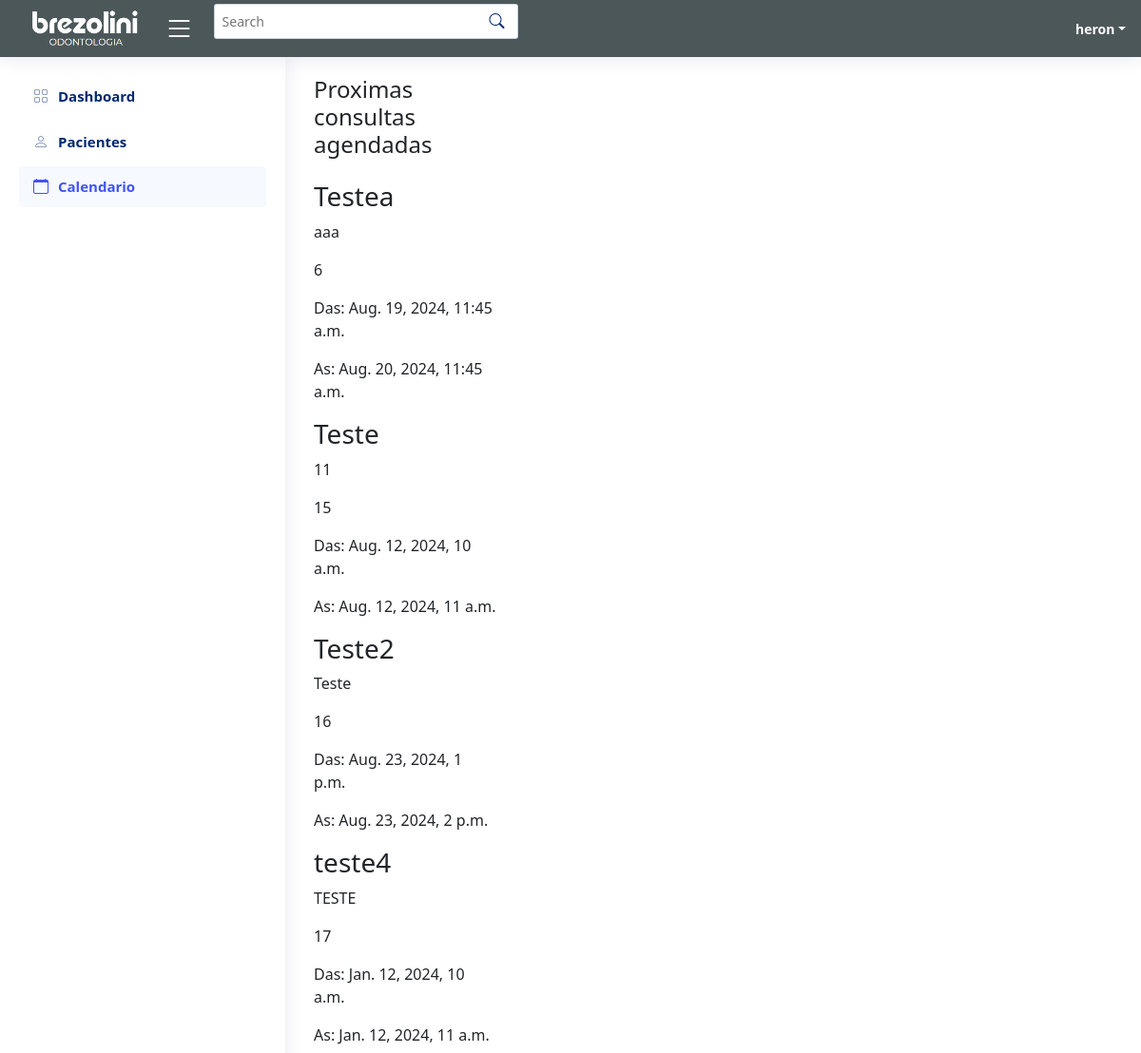
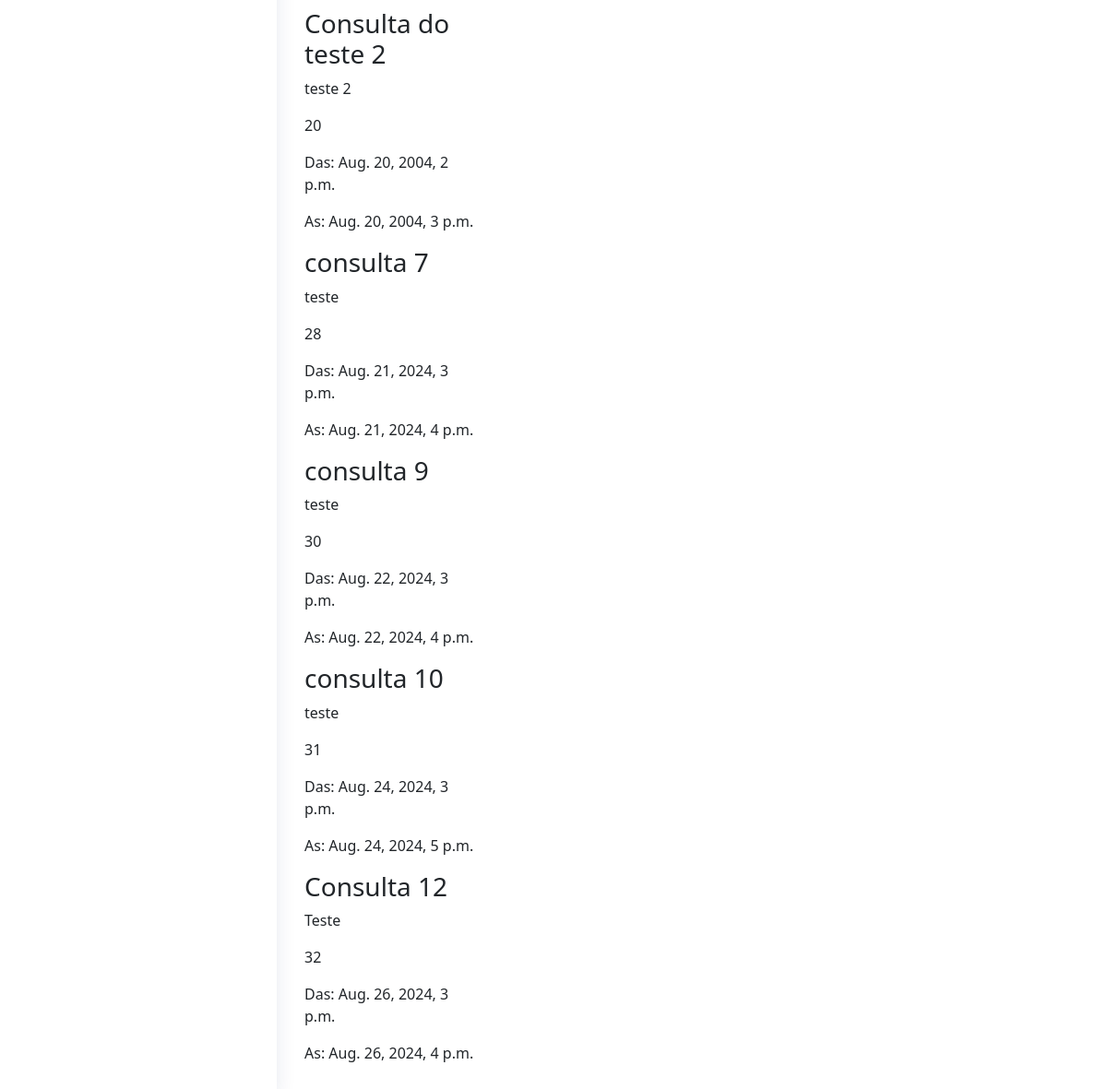
Screenshot of /calendario (signed in) with the database file from the repository (2 pictures, top to bottom).
### app/models.py (models this page shows, shortened)
class EventAbstract(models.Model):
    is_active = models.BooleanField(default=True)
    is_deleted = models.BooleanField(default=False)
    created_at = models.DateTimeField(auto_now_add=True)
    updated_at = models.DateTimeField(auto_now=True)
    class Meta:
        abstract = True

class Event(EventAbstract):
    user = models.ForeignKey(User, on_delete=models.CASCADE, related_name="events")
    title = models.CharField(max_length=200)
    description = models.TextField()
    start_time = models.DateTimeField()
    end_time = models.DateTimeField()
    paciente = models.ForeignKey(Paciente, on_delete=models.CASCADE, related_name="events", blank=True, null=True)
    objects = EventManager()

### app/views.py (the view, shortened to what this page needs)
# urls.py: path("calendario", views.CalendarViewNew.as_view(), name="calendario"),
class CalendarViewNew(LoginRequiredMixin, generic.View):
    login_url = "accounts:signin"
    template_name = "frontend/calendario.html"
    form_class = EventForm
    def get(self, request, *args, **kwargs):
        forms = self.form_class()
        events = Event.objects.all()
        events_month = Event.objects.all()
        pacientes=Paciente.objects.all()
        event_list = []
        for event in events:
            event_list.append(
                {   "id": event.id,
                    "title": event.title,
                    "start": event.start_time.strftime("%Y-%m-%dT%H:%M:%S"),
                    "end": event.end_time.strftime("%Y-%m-%dT%H:%M:%S"),
                    "description": event.description,
                }
            )
        context = {"form": forms, "events": event_list,
                   "events_month": events_month, "pacientes": pacientes}
        return render(request, self.template_name, context)

### app/templates/frontend/calendario.html (shortened to what this page needs)
<html lang="pt-br">
  {% load static %}
<head>
    <link rel="stylesheet" href="{% static "style.css" %}">
  <link href="{% static "vendor/bootstrap/css/bootstrap.min.css" %}" rel="stylesheet">
  <link href="{% static "vendor/bootstrap-icons/bootstrap-icons.css" %}" rel="stylesheet">
  <link href="{% static "vendor/boxicons/css/boxicons.min.css" %}" rel="stylesheet">
  <link href="{% static "vendor/quill/quill.snow.css" %}" rel="stylesheet">
  <link href="{% static "vendor/quill/quill.bubble.css" %}" rel="stylesheet">
  <link href="{% static "vendor/remixicon/remixicon.css" %}" rel="stylesheet">
  <link href="{% static "vendor/simple-datatables/style.css" %}" rel="stylesheet">
  <link href="{% static "css/style.css" %}" rel="stylesheet">
  <link rel="stylesheet" href="https://maxcdn.bootstrapcdn.com/bootstrap/4.0.0/css/bootstrap.min.css">
  <link rel="stylesheet" href="https://use.fontawesome.com/releases/v5.0.10/css/all.css">
  <link rel="stylesheet" type="text/css" href="{% static 'css/calender.css' %}">
  <link href="{% static 'calender/main.css' %}" rel="stylesheet" />
  <link href="https://cdn.jsdelivr.net/npm/bootstrap@5.0.2/dist/css/bootstrap.min.css" rel="stylesheet">
    <link rel="stylesheet" href="https://cdnjs.cloudflare.com/ajax/libs/fullcalendar/3.9.0/fullcalendar.css" />
    </head>
    <body>
      <header id="header" class="header fixed-top d-flex align-items-center" style="background-color:rgb(76, 87, 90);">
        <div class="d-flex align-items-center justify-content-between" >
          <a href="index" class="d-flex align-items-center">
            <img src="{% static "img/brezoliniodontologia.PNG" %}" height="50px">
          </a>
          <i class="bi bi-list toggle-sidebar-btn"></i>
        </div>
        <div class="search-bar">
          <form class="search-form d-flex align-items-center" method="POST" action="#">{% csrf_token %}
            <input type="text" name="query" placeholder="Search" title="Enter search keyword">
            <button type="submit" title="Search"><i class="bi bi-search"></i></button>
          </form>
        </div>
        <nav class="header-nav ms-auto">
          <ul class="d-flex align-items-center">
            <li class="nav-item dropdown pe-3">
              <a class="nav-link nav-profile d-flex align-items-center pe-0" href="#" data-bs-toggle="dropdown">
                <span class="d-none d-md-block dropdown-toggle ps-2" style="color: white;">{{ user.username }}</span>
              </a>
            </li>
          </ul>
        </nav>
      </header>
      <aside id="sidebar" class="sidebar">
        <ul class="sidebar-nav" id="sidebar-nav">
          <li class="nav-item">
            <a class="nav-link collapsed" href="index">
              <i class="bi bi-grid"></i>
              <span>Dashboard</span>
            </a>
          </li>
          <li class="nav-item">
            <a class="nav-link collapsed" href="pacientes">
              <i class="bi bi-person"></i>
              <span>Pacientes</span>
            </a>
          </li>
          <li class="nav-item">
            <a class="nav-link " href="calendario">
              <i class="bi bi-calendar"></i>
              <span>Calendario</span>
            </a>
          </li>
        </ul>
      </aside>
      <main id="main" class="main">
        <div class="row">
          <div class="col-md-12">
              <div class="tile row">
                  <div class="col-md-3">
                      <div id="external-events">
                          <h4 class="mb-4">Proximas consultas agendadas</h4>
                          {% for event in events_month %}
                            <div class="fc-event">
                                <h3>{{ event.title }}</h3>
                                <p>{{ event.description }}</p>
                                <p>{{event.id}}</p>
                                <p>Das: {{ event.start_time }}</p>
                                <p>As: {{ event.end_time }}</p>
                            </div>
                          {% empty %}
                            <p>Não há consultas agendadas</p>
                          {% endfor %}
                      </div>
                  </div>
                  <div class="col-md-9">
                  </div>
              </div>
          </div>
      </div>
      </main>
    </body>
    </html>

### app/static/style.css (style rules this page uses)
body { margin-top:20px; }

### app/static/css/style.css (style rules this page uses)
:root { scroll-behavior: smooth; }
body { font-family: "Open Sans", sans-serif; background: #f6f9ff; color: #444444; }
a { color: #4154f1; text-decoration: none; }
h1, h2, h3, h4, h5, h6 { font-family: "Nunito", sans-serif; }
#main { margin-top: 60px; padding: 20px 30px; transition: all 0.3s; }
.header { transition: all 0.5s; z-index: 997; height: 60px; box-shadow: 0px 2px 20px rgba(1, 41, 112, 0.1); background-color: #fff; padding-left: 20px; }
.header .toggle-sidebar-btn { font-size: 32px; padding-left: 10px; cursor: pointer; color: #ffffff; }
.header .search-bar { min-width: 360px; padding: 0 20px; }
.header .search-form { width: 100%; }
.header .search-form input { border: 0; font-size: 14px; color: #012970; border: 1px solid rgba(1, 41, 112, 0.2); padding: 7px 38px 7px 8px; border-radius: 3px; transition: 0.3s; width: 100%; }
.header .search-form button { border: 0; padding: 0; margin-left: -30px; background: none; }
.header .search-form button i { color: #012970; }
.header-nav ul { list-style: none; }
.header-nav>ul { margin: 0; padding: 0; }
.header-nav .nav-profile { color: #012970; }
.header-nav .nav-profile span { font-size: 14px; font-weight: 600; }
.sidebar { position: fixed; top: 60px; left: 0; bottom: 0; width: 300px; z-index: 996; transition: all 0.3s; padding: 20px; overflow-y: auto; scrollbar-width: thin; scrollbar-color: #aab7cf transparent; box-shadow: 0px 0px 20px rgba(1, 41, 112, 0.1); background-color: #fff; }
@media (min-width: 1200px) { #main, #footer { margin-left: 300px; } }
.sidebar-nav { padding: 0; margin: 0; list-style: none; }
.sidebar-nav li { padding: 0; margin: 0; list-style: none; }
.sidebar-nav .nav-item { margin-bottom: 5px; }
.sidebar-nav .nav-link { display: flex; align-items: center; font-size: 15px; font-weight: 600; color: #4154f1; transition: 0.3; background: #f6f9ff; padding: 10px 15px; border-radius: 4px; }
.sidebar-nav .nav-link i { font-size: 16px; margin-right: 10px; color: #4154f1; }
.sidebar-nav .nav-link.collapsed { color: #012970; background: #fff; }
.sidebar-nav .nav-link.collapsed i { color: #899bbd; }

### app/static/css/calender.css (style rules this page uses)
ul { height: 100%; padding: 0px 5px 0px 20px; }
a { color: #17a2b8; }

### app/static/calender/main.css (style rules this page uses)
:root { --fc-daygrid-event-dot-width: 8px; }
:root { --fc-list-event-dot-width: 10px; --fc-list-event-hover-bg-color: #f5f5f5; }

### rows the page displays
Event: title "Testea", description "aaa", id "6", start_time "Aug. 19, 2024, 11:45 a.m.", end_time "Aug. 20, 2024, 11:45 a.m."
Event: title "Teste", description "11", id "15", start_time "Aug. 12, 2024, 10 a.m.", end_time "Aug. 12, 2024, 11 a.m."
Event: title "Teste2", description "Teste", id "16", start_time "Aug. 23, 2024, 1 p.m.", end_time "Aug. 23, 2024, 2 p.m."
Event: title "teste4", description "TESTE", id "17", start_time "Jan. 12, 2024, 10 a.m.", end_time "Jan. 12, 2024, 11 a.m."
Event: title "Consulta do teste 2", description "teste 2", id "20", start_time "Aug. 20, 2004, 2 p.m.", end_time "Aug. 20, 2004, 3 p.m."
Event: title "consulta 7", description "teste", id "28", start_time "Aug. 21, 2024, 3 p.m.", end_time "Aug. 21, 2024, 4 p.m."
Event: title "consulta 9", description "teste", id "30", start_time "Aug. 22, 2024, 3 p.m.", end_time "Aug. 22, 2024, 4 p.m."
Event: title "consulta 10", description "teste", id "31", start_time "Aug. 24, 2024, 3 p.m.", end_time "Aug. 24, 2024, 5 p.m."
Event: title "Consulta 12", description "Teste", id "32", start_time "Aug. 26, 2024, 3 p.m.", end_time "Aug. 26, 2024, 4 p.m."

### other values shown
{{ user.username }} "heron"
